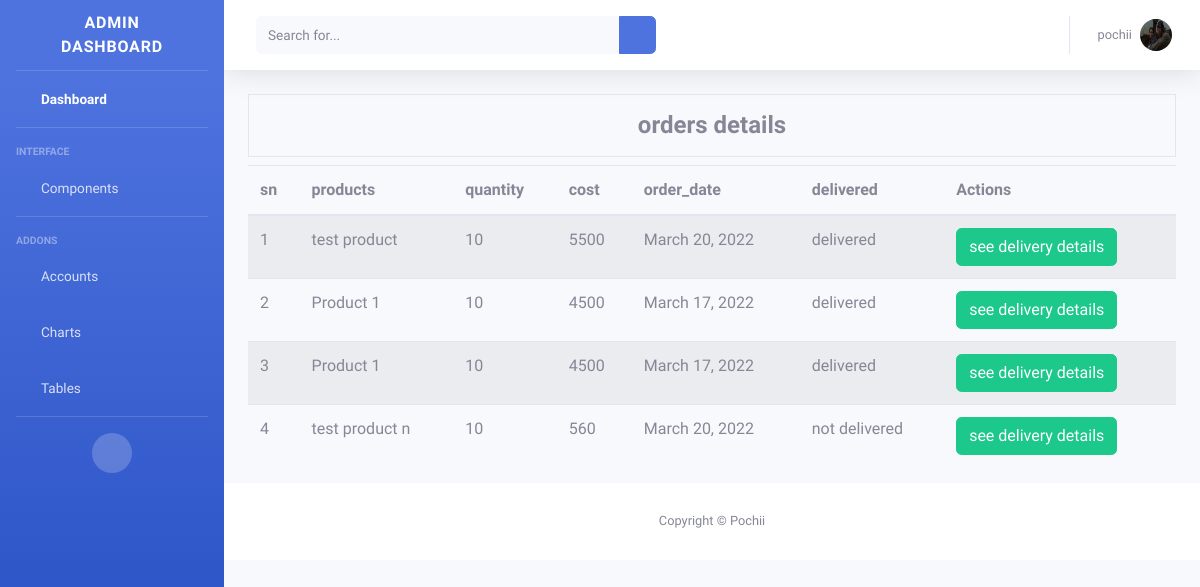
The app's page /orders/OrderDetailsView/ (signed in) with its own data.
### accounts/models.py (models this page shows, shortened)
class Profile(models.Model):
    user = models.OneToOneField(User, on_delete=models.CASCADE,null=True)
    avatar = models.ImageField(null=True, blank=True)
    phone = models.PositiveIntegerField(blank=True,null=True)
    address = models.CharField(max_length=100)
    class Meta:
        verbose_name_plural = 'Profiles'

### orders/models.py (models this page shows, shortened)
class Orders(models.Model):
    ordered_by = models.CharField(max_length=100, null=True)
    phone = models.PositiveIntegerField(default=0)
    product = models.CharField(max_length=100)
    quantity = models.PositiveIntegerField(default=0)
    cost = models.PositiveIntegerField()
    date_ordered = models.DateField(auto_now=True)
    delivered = models.BooleanField(default=False)
    class Meta:
        verbose_name_plural = 'orders'

### orders/views.py (the view)
# urls.py: path('OrderDetailsView/', OrderDetailsView.as_view(), name='OrderDetailsView'),
class OrderDetailsView(TemplateView):
    template_name = 'ordersdetails.html'
    def get_context_data(self, **kwargs):
        context = super().get_context_data(**kwargs)
        context['orders'] = Orders.objects.all()
        return context

### templates/ordersdetails.html (shortened to what this page needs)
{% extends 'index.html' %}
{% load static %}
{% block content %}
    <div class="container">
        <h4 class="text-center border bg-light p-3"><b>orders details</b></h4>
    <table class="table table-striped">
        <thead>
        <tr>
            <th>sn</th>
            <th>products</th>
            <th>quantity</th>
            <th>cost</th>
            <th>order_date</th>
            <th>delivered</th>
            <th>Actions</th>
        </tr>
        </thead>
        <tbody>
        {% for orders in orders %}
        <tr>
            <td>{{ forloop.counter }}</td>
            <td>{{ orders.product }}</td>
            <td>{{ orders.quantity }}</td>
            <td>{{ orders.cost }}</td>
            <td>{{ orders.date_ordered }}</td>
            {% if orders.delivered  %}
            <td>delivered</td>
            {% else %}
            <td> not delivered</td>
            {% endif %}
        <td><a class="btn btn-success" href="{% url 'MarkAsDelivered' orders.id %}">see delivery details</a></td>
        </tr>
        {% endfor %}
        </tbody>
    </table>
    </div>
{% endblock %}

### templates/index.html (shortened to what this page needs)
{% load static %}
<!DOCTYPE html>
<html lang="en">
<head>
    <link href="{% static 'vendor/fontawesome-free/css/all.min.css' %}" rel="stylesheet" type="text/css">
    <link href="{% static 'css/sb-admin-2.min.css' %}" rel="stylesheet">
</head>
<body id="page-top">
    <div id="wrapper">
        <ul class="navbar-nav bg-gradient-primary sidebar sidebar-dark accordion" id="accordionSidebar">
            <a class="sidebar-brand d-flex align-items-center justify-content-center" href="{% url 'BaseView' %}">
                <div class="sidebar-brand-text mx-3">Admin Dashboard</div>
            </a>
            <hr class="sidebar-divider my-0">
            <li class="nav-item active">
                <a class="nav-link" href="{% url 'BaseView' %}">
                    <i class="fas fa-fw fa-tachometer-alt"></i>
                    <span>Dashboard</span></a>
            </li>
            {% if user.is_authenticated %}
            <hr class="sidebar-divider">
            <div class="sidebar-heading">
                Interface
            </div>
            <li class="nav-item">
                <a class="nav-link collapsed" href="#" data-toggle="collapse" data-target="#collapseTwo"
                    aria-expanded="true" aria-controls="collapseTwo">
                    <i class="fas fa-fw fa-cog"></i>
                    <span>Components</span>
                </a>
            </li>
            <hr class="sidebar-divider">
            <div class="sidebar-heading">
                Addons
            </div>
            <li class="nav-item">
                <a class="nav-link collapsed" href="#" data-toggle="collapse" data-target="#collapsePages"
                    aria-expanded="true" aria-controls="collapsePages">
                    <i class="fas fa-fw fa-folder"></i>
                    <span>Accounts</span>
                </a>
            </li>
            <li class="nav-item">
                <a class="nav-link" href="{% url 'ChartsView' %}">
                    <i class="fas fa-fw fa-chart-area"></i>
                    <span>Charts</span></a>
            </li>
            <li class="nav-item">
                <a class="nav-link" href="{% url 'TablesView' %}">
                    <i class="fas fa-fw fa-table"></i>
                    <span>Tables</span></a>
            </li>
      {% endif %}
            <hr class="sidebar-divider d-none d-md-block">
            <div class="text-center d-none d-md-inline">
                <button class="rounded-circle border-0" id="sidebarToggle"></button>
            </div>
        </ul>
        <div id="content-wrapper" class="d-flex flex-column">
            <div id="content">
                <nav class="navbar navbar-expand navbar-light bg-white topbar mb-4 static-top shadow">
                    <form
                        class="d-none d-sm-inline-block form-inline mr-auto ml-md-3 my-2 my-md-0 mw-100 navbar-search">
                        <div class="input-group">
                            <input type="text" class="form-control bg-light border-0 small" placeholder="Search for..."
                                aria-label="Search" aria-describedby="basic-addon2">
                            <div class="input-group-append">
                                <button class="btn btn-primary" type="button">
                                    <i class="fas fa-search fa-sm"></i>
                                </button>
                            </div>
                        </div>
                    </form>
                    <ul class="navbar-nav ml-auto">
                      {% if user.is_authenticated %}
                        <li class="nav-item dropdown no-arrow">
                            <a class="nav-link dropdown-toggle" href="#" id="userDropdown" role="button"
                                data-toggle="dropdown" aria-haspopup="true" aria-expanded="false">
                                <span class="mr-2 d-none d-lg-inline text-gray-600 small">{{ request.user }}</span>
                                <img class="img-profile rounded-circle"
                                    src="{{ user.profile.avatar.url }}">
                            </a>
                        </li>
                        {% endif %}
                    </ul>
                </nav>
                {% block content %}{% endblock %}
            <footer class="sticky-footer bg-white">
                <div class="container my-auto">
                    <div class="copyright text-center my-auto">
                        <span>Copyright &copy; Pochii</span>
                    </div>
                </div>
            </footer>
        </div>
    </div>
</body>
</html>

### records on screen
Orders: product "test product", quantity "10", cost "5500", date_ordered "March 20, 2022", delivered "delivered"
Orders: product "Product 1", quantity "10", cost "4500", date_ordered "March 17, 2022", delivered "delivered"
Orders: product "Product 1", quantity "10", cost "4500", date_ordered "March 17, 2022", delivered "delivered"
Orders: product "test product n", quantity "10", cost "560", date_ordered "March 20, 2022", delivered "not delivered"

### other values on screen
{{ request.user }} "pochii"
